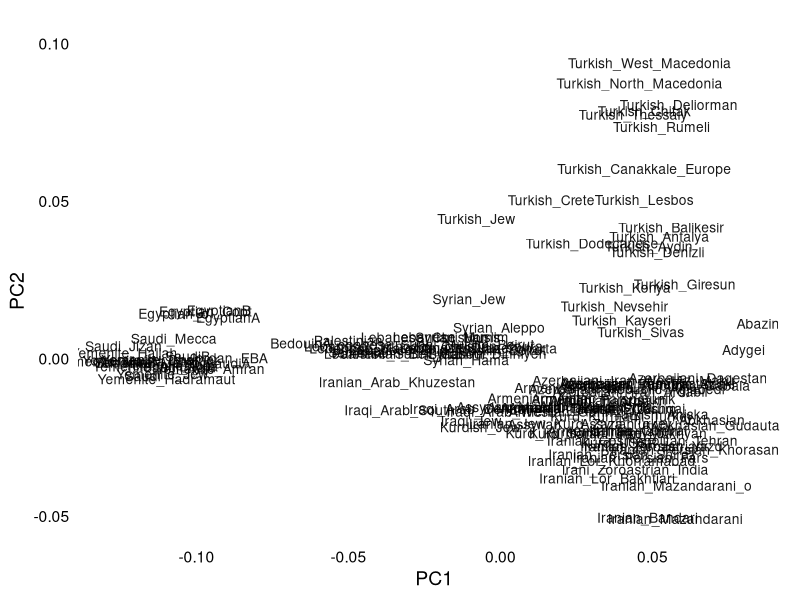

R code for this plot:
# Load necessary libraries
library(readr)
library(dplyr)
library(ggplot2)

# Loading the Global 25 PCA Coordinates
g25 <- read_csv("10_MENA_PCA.txt", col_names = FALSE)

# Naming the variables
colnames(g25) <- c("Sample", paste0("PC", 1:(ncol(g25) - 1)))

# Separate the sample names from the numeric matrix
sample_names <- g25$Sample
coords <- g25[, -1]

# Running the PCA on a full 25D matrix
pca_obj <- prcomp(coords, center = TRUE, scale. = FALSE)

# Taking first 7 principal components (I am trying to replicate
# what Vahaduo does and capture more MENA variation)
pc_scores_7d <- as.data.frame(pca_obj$x[, 1:7])
pc_scores_7d$Sample <- sample_names

# Optional group labelling
pc_scores_7d$Group <- sub("_.*", "", pc_scores_7d$Sample)

# Creating a labeled PCA plot
p <- ggplot(pc_scores_7d, aes(x = PC1, y = PC2, label = Sample)) +
  geom_text(size = 3.5, alpha = 0.9, color = "black") +
  theme_minimal(base_size = 14) +
  theme(
    legend.position = "none",
    panel.grid = element_blank(),
    plot.background = element_rect(fill = "white", color = NA),
    panel.background = element_rect(fill = "white", color = NA),
    axis.text = element_text(color = "black"),
    axis.title = element_text(color = "black"),
    plot.title = element_text(color = "black", size = 16, face = "bold")
  ) +
  labs(
    title = "",
    x = "PC1",
    y = "PC2"
  )

# Saving the plot in working direction as an HD JPEG
ggsave("10_MENA_PCA.jpg", plot = p, width = 12, height = 9, dpi = 300, bg = "white")
